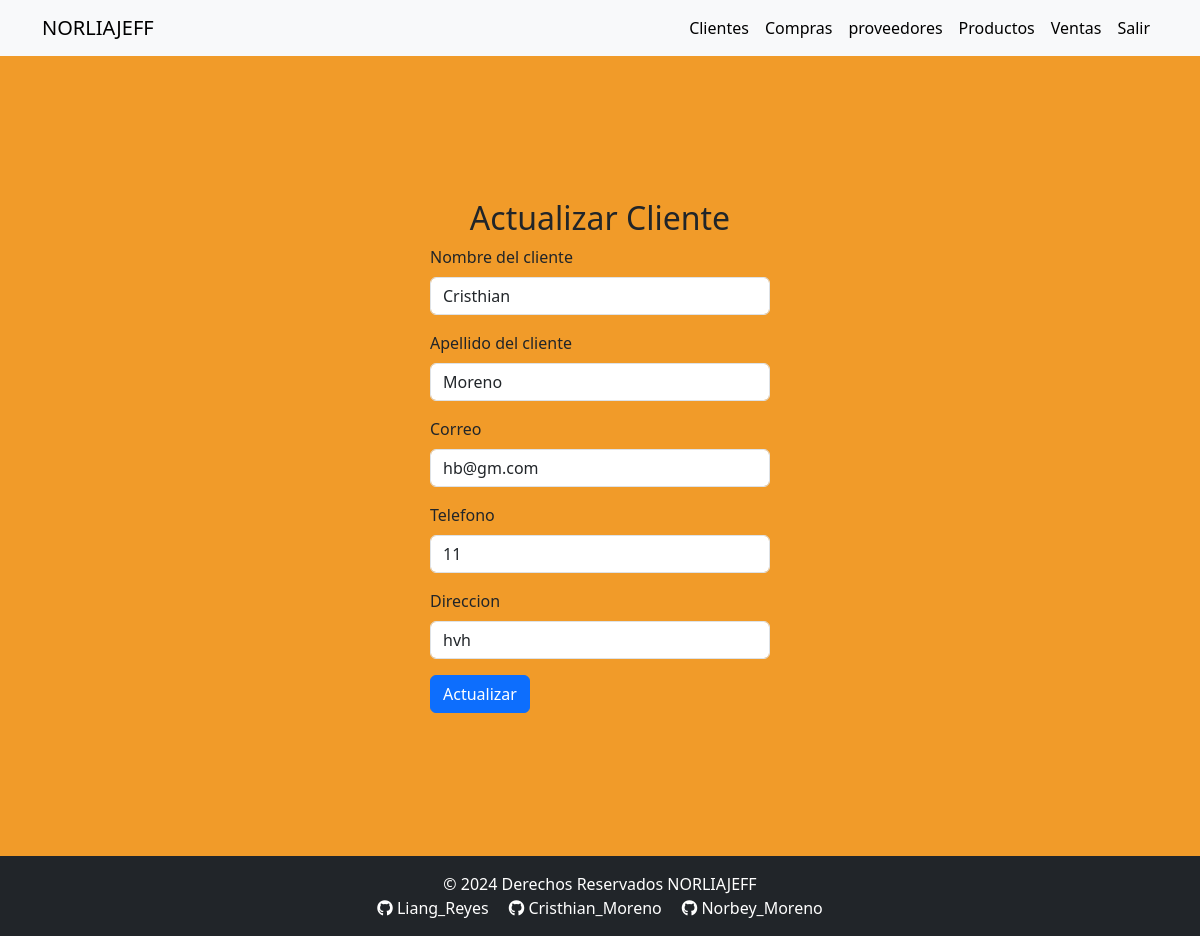
Screenshot of /templates/actualizarCliente.php?id=1 (signed in) with the database file from the repository.
### tables this page shows
CREATE TABLE `cliente` (
  `ID` int NOT NULL,
  `Nombre` varchar(100) DEFAULT NULL,
  `Apellido` varchar(100) DEFAULT NULL,
  `Correo` varchar(100) DEFAULT NULL,
  `Direccion` varchar(255) DEFAULT NULL,
  `Telefono` varchar(20) DEFAULT NULL,
  `UsuarioID` int DEFAULT NULL
);

### models/Conexion.php (called while the page is built, shortened)
<?php
class Conexion {
    private $host = 'localhost';
    private $usuario = 'root';
    private $contrasena = '';
    private $base_de_datos = 'norliajeff';
    private $conn;
    public function __construct() {
        $this->conn = new mysqli($this->host, $this->usuario, $this->contrasena, $this->base_de_datos);
    }
    public function getConexion() {
        return $this->conn;
    }
}
?>

### controllers/clienteController.php (called while the page is built, shortened)
<?php
require_once '../models/cliente.php';
require_once '../models/conexion.php';
class ClienteController {
    private $db;
    public function __construct() {
        $conexion = new Conexion();
        $this->db = $conexion->getConexion();
    }
    public function obtenerClientePorID($ID, $usuario_id) {
        $sql = "SELECT * FROM cliente WHERE ID = ? AND UsuarioID = ?";
        $stmt = $this->db->prepare($sql);
        $stmt->bind_param('is', $ID, $usuario_id);
        $stmt->execute();
        $resultado = $stmt->get_result()->fetch_assoc();
        if ($resultado) {
            return new Cliente($resultado['ID'], $resultado['Nombre'], $resultado['Apellido'], $resultado['Correo'], $resultado['Direccion'], $resultado['Telefono'], $resultado['UsuarioID']);
        }
        return null;
    }
}

### models/cliente.php (called while the page is built, shortened)
<?php
class Cliente {
    private $Nombre;
    private $Apellido;
    private $Correo;
    private $Direccion;
    private $Telefono;
    public function __construct($ID, $Nombre, $Apellido, $Correo, $Direccion, $Telefono, $UsuarioID) {
        $this->Nombre = $Nombre;
        $this->Apellido = $Apellido;
        $this->Correo = $Correo;
        $this->Direccion = $Direccion;
        $this->Telefono = $Telefono;
    }
    public function getNombre() {
        return $this->Nombre;
    }
    public function getApellido() {
        return $this->Apellido;
    }
    public function getCorreo() {
        return $this->Correo;
    }
    public function getDireccion() {
        return $this->Direccion;
    }
    public function getTelefono() {
        return $this->Telefono;
    }
}

### templates/actualizarCliente.php (the view, shortened to what this page needs)
<?php
require_once '../includes/headerLogin.php';
require_once '../controllers/clienteController.php';
require_once '../models/cliente.php';
if (isset($_GET['id'])) {
    $id = $_GET['id'];
    $clienteController = new ClienteController();
    $cliente = $clienteController->obtenerClientePorID($id,$_SESSION['usuario_id'] );
    if ($cliente) {
        ?>
        <div class="container d-flex justify-content-center align-items-center" style="min-height: 100vh;">
            <form class="col-4 p-3" action="../controllers/clienteHandler.php" method="POST">
                <h2 class="text-center" id="titulo">Actualizar Cliente</h2>
                <div class="mb-3">
                    <label for="nombre" class="form-label">Nombre del cliente</label>
                    <input type="text" class="form-control" name="nombre" value="<?php echo $cliente->getNombre(); ?>" required>
                </div>
                <div class="mb-3">
                    <label for="apellido" class="form-label">Apellido del cliente</label>
                    <input type="text" class="form-control" name="apellido" value="<?php echo $cliente->getApellido(); ?>" required>
                </div>
                <div class="mb-3">
                    <label for="correo" class="form-label">Correo</label>
                    <input type="email" class="form-control" name="correo" value="<?php echo $cliente->getCorreo(); ?>" required>
                </div>
                <div class="mb-3">
                    <label for="telefono" class="form-label">Telefono</label>
                    <input type="tel" id="telefono" class="form-control" name="telefono" value="<?php echo $cliente->getTelefono(); ?>" pattern="\d{10}" maxlength="10" title="El número de teléfono debe tener 10 dígitos." oninput="this.value = this.value.replace(/[^0-9]/g, '');"  required>
                </div>
                <div class="mb-3">
                    <label for="direccion" class="form-label">Direccion</label>
                    <input type="text" class="form-control" name="direccion" value="<?php echo $cliente->getDireccion(); ?>" required>
                </div>
                <button type="submit" class="btn btn-primary" name="BtnActualizar" value="OK">Actualizar</button>
            </form>
        </div>
        <?php
    } else {
        echo "Cliente no encontrado.";
    }
} else {
    echo "ID de cliente no proporcionado.";
}
?>
<?php
    require_once '../includes/footer.php';
?>

### styles.css (style rules this page uses)
.fondo { background-color: rgb(241, 155, 41); }

### rows the page displays
cliente: nombre "Cristhian", apellido "Moreno", correo "hb@gm.com", telefono "11", direccion "hvh"
